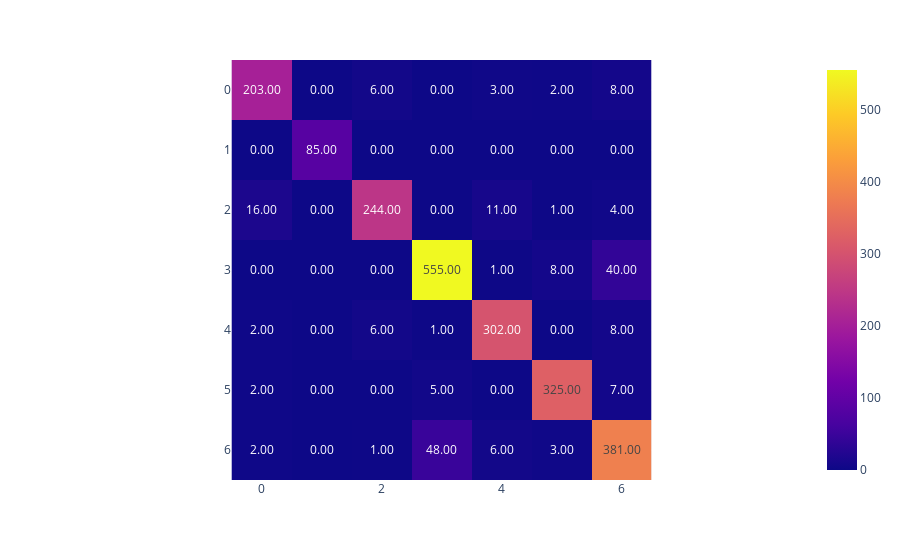

Here is the notebook cell this chart was saved with:
### Code cell
from sklearn.ensemble import RandomForestClassifier
forest = RandomForestClassifier(n_estimators=100, random_state=42, criterion='gini')
forest.fit(X_train, y_train)
y_hat = forest.predict(X_val)
print("Forest accuracy: {:.2f}".format(forest.score(X_val, y_val)))
print("Forest f1 score: {:.2f}".format(sklearn.metrics.f1_score(y_val, y_hat, average='weighted')))

cm = confusion_matrix(y_val, y_hat)
#print(f"confusion matrix:")
#print(cm)

fig = px.imshow(confusion_matrix(y_val, y_hat),text_auto='.2f')
fig.show()

### Figure 1 — Plotly figure (JSON) as saved in the notebook; plotly's stock layout.template omitted (floating-point values rounded to 4 significant figures)
{"data": [{"coloraxis": "coloraxis", "hovertemplate": "x: %{x}<br>y: %{y}<br>color: %{z}<extra></extra>", "name": "0", "texttemplate": "%{z:.2f}", "type": "heatmap", "xaxis": "x", "yaxis": "y", "z": [[203, 0, 6, 0, 3, 2, 8], [0, 85, 0, 0, 0, 0, 0], [16, 0, 244, 0, 11, 1, 4], [0, 0, 0, 555, 1, 8, 40], [2, 0, 6, 1, 302, 0, 8], [2, 0, 0, 5, 0, 325, 7], [2, 0, 1, 48, 6, 3, 381]]}], "layout": {"coloraxis": {"colorscale": [[0, "#0d0887"], [0.1111, "#46039f"], [0.2222, "#7201a8"], [0.3333, "#9c179e"], [0.4444, "#bd3786"], [0.5556, "#d8576b"], [0.6667, "#ed7953"], [0.7778, "#fb9f3a"], [0.8889, "#fdca26"], [1, "#f0f921"]]}, "margin": {"t": 60}, "xaxis": {"anchor": "y", "constrain": "domain", "domain": [0, 1], "scaleanchor": "y"}, "yaxis": {"anchor": "x", "autorange": "reversed", "constrain": "domain", "domain": [0, 1]}}}
